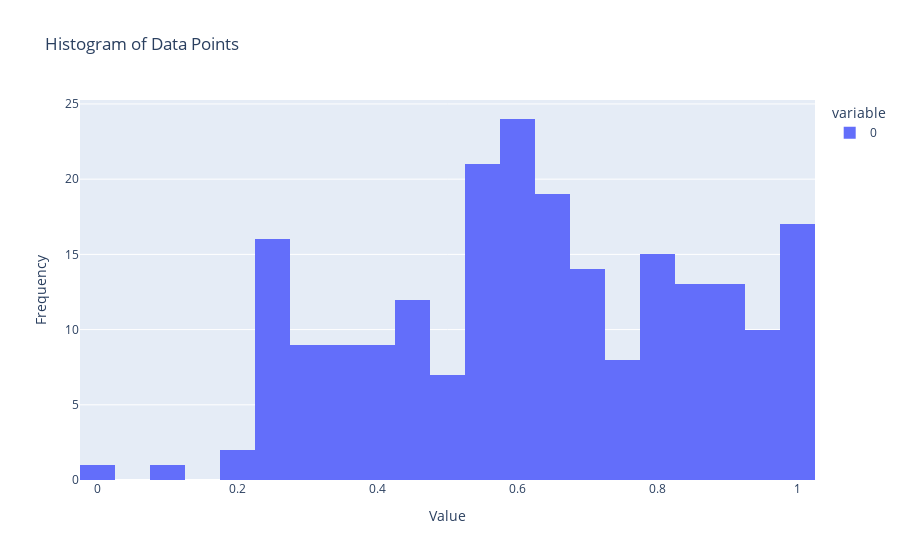

The cell this chart's notebook holds for it:
### Code cell
import plotly.express as px
import numpy as np

# Sample data
data = group_dfs["Aggregation"].avg_score.to_numpy()

# Create a KDE plot
# fig = px.density_contour(x=data, title='KDE Plot of Data Points', labels={'x': 'Value'})
# fig.update_layout(xaxis_title='Value', yaxis_title='Density')
# fig.show()

# Create a histogram
fig = px.histogram(data, nbins=30, title='Histogram of Data Points', labels={'value': 'Value'})
fig.update_layout(xaxis_title='Value', yaxis_title='Frequency')
fig.show()

### Figure 1 — Plotly figure (JSON) as saved in the notebook; plotly's stock layout.template omitted (floating-point values rounded to 4 significant figures; data arrays with more than 128 entries replaced by an {"elided": "..."} marker saying what was removed)
{"data": [{"alignmentgroup": "True", "bingroup": "x", "hovertemplate": "variable=0<br>Value=%{x}<br>count=%{y}<extra></extra>", "legendgroup": "0", "marker": {"color": "#636efa", "pattern": {"shape": ""}}, "name": "0", "nbinsx": 30, "offsetgroup": "0", "orientation": "v", "showlegend": true, "type": "histogram", "x": {"elided": "220 float values"}, "xaxis": "x", "yaxis": "y"}], "layout": {"barmode": "relative", "legend": {"title": {"text": "variable"}, "tracegroupgap": 0}, "title": {"text": "Histogram of Data Points"}, "xaxis": {"anchor": "y", "domain": [0, 1], "title": {"text": "Value"}}, "yaxis": {"anchor": "x", "domain": [0, 1], "title": {"text": "Frequency"}}}}
